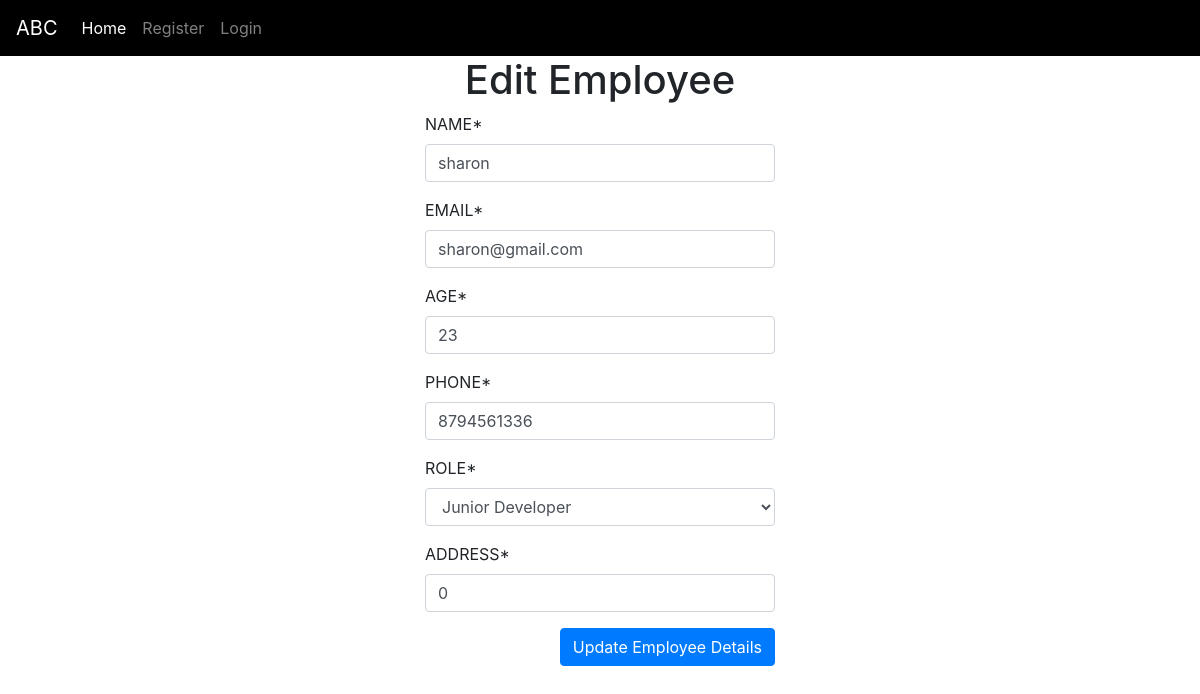
/manageemployee/4, run on the app's committed database.
### employee/models.py (models this page shows, shortened)
class Employee(models.Model):
    ROLE = (
        ('Senior Developer', 'Senior Developer'),
        ('Junior Developer', 'Junior Developer'),
        ('Software Tester', 'Software Tester')
    )
    name = models.CharField(
        max_length = 50,
        verbose_name = 'NAME',
        validators =[
            v.MinLengthValidator(3, 'Name should be 3 chars long'),
            v.MaxLengthValidator(50, 'Name shoild not be longer than 50 chars')
        ]
    )
    email = models.CharField(
        max_length = 50,
        verbose_name = 'EMAIL',
        unique = True,
        validators =[
            v.MinLengthValidator(5, 'Name should be 5 chars long'),
            v.MaxLengthValidator(50, 'Name shoild not be longer than 50 chars'),
            v.EmailValidator("Invalid Email")
        ]
    )
    age = models.IntegerField(
        verbose_name = 'AGE',
        validators =[
            v.MinValueValidator(20, 'Age should be above 20'),
            v.MaxValueValidator(70, 'Age should be below 70'),
        ]
    )
    phone = models.BigIntegerField(
        verbose_name = 'PHONE',
        default = 0,
        unique = True,
        validators =[
            v.MinValueValidator(6666666666, 'Invalid Phone Number'),
            v.MaxValueValidator(9999999999, 'Invalid Phone Number'),
        ]
    )
    role = models.CharField(
        max_length = 100,
        verbose_name = 'ROLE',
        choices = ROLE
    )
    address = models.CharField(
        max_length = 255,
        verbose_name = 'ADDRESS',
        default = 0
    )

### employee/views.py (the view, shortened to what this page needs)
# urls.py: path('manageemployee/<int:id>', v.manage_employee, name='employee_manage'),
def manage_employee(request, id):
    if request.method == "GET":
        emp = Employee.objects.get(pk=id)
        nef = MNewEmployeeForm(instance=emp)
        return render(request, 'employee_manage.html', {'form': nef})

### employee/forms.py
class MNewEmployeeForm(ModelForm):
    class Meta:
        model=Employee
        fields="__all__"

### employee/templates/employee_manage.html
{% extends "employee_base.html" %}
{% load crispy_forms_tags %}
{% block content %}
<h1 class="text-center">Edit Employee</h1>
<div class="container">
  <div class="row">
    <div class="col-sm-4 offset-md-4">
      <form action="" method="POST">
        {{ form|crispy }} {% csrf_token %}
        <div class="row">
          <div class="col">
            <button type="submit" class="btn btn-primary" style="float: right">
              Update Employee Details
            </button>
          </div>
        </div>
      </form>
    </div>
  </div>
</div>
{% endblock content %}

### data on the page
Employee: name "sharon", email "sharon@gmail.com", age "23", phone "8794561336", role "Junior Developer", address "0"
